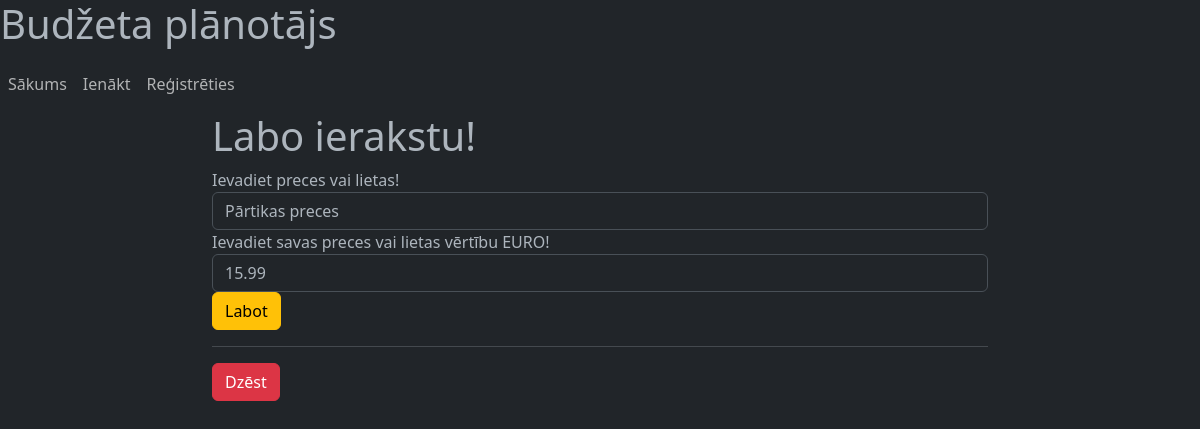
/28/labot, run on an earlier commit of the app's database.
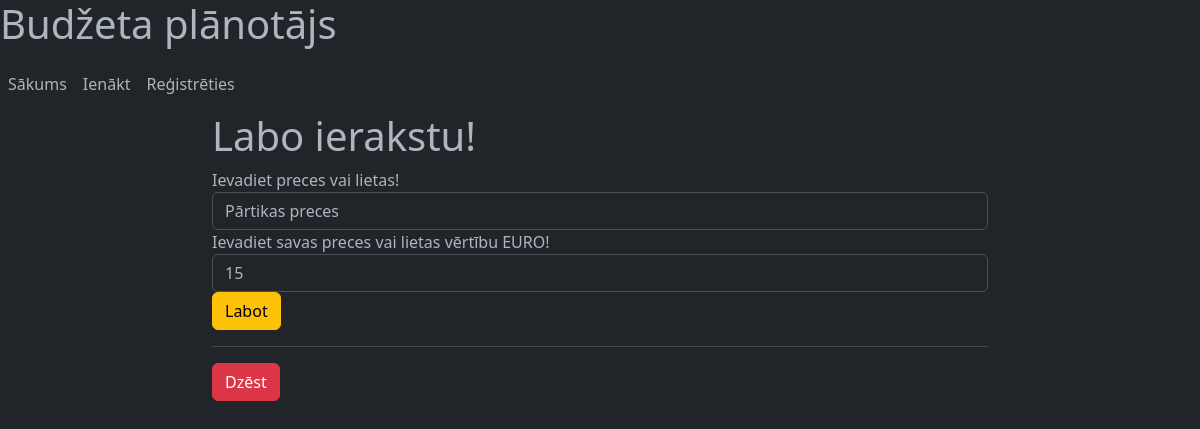
And on a later commit of the database.
### tables this page shows
CREATE TABLE "planotajs" (
	"id"	INTEGER,
	"prece"	BLOB,
	"cena"	NUMERIC,
	"liet_id"	INTEGER,
	"kategorija"	INTEGER,
	PRIMARY KEY("id" AUTOINCREMENT),
	FOREIGN KEY("kategorija") REFERENCES "kategorija"("id")
);

### app.py (the view, shortened to what this page needs)
@app.route("/<int:id>/labot", methods=['GET', 'POST'])  # Ierakstu labošana.
def labot(id):
    planotajs = sanemt(id)
    return render_template('labot.html', planotajs=planotajs)

### app.py (called while the page is built)
def savienot(id=None):
    conn = sqlite3.connect('planotajs.db')
    conn.row_factory = sqlite3.Row
    if id:
        return conn.execute("SELECT * FROM planotajs WHERE id = ?", (id,))
    return conn

def sanemt(id):
    conn = savienot()
    ieraksts = conn.execute(
        "SELECT * FROM planotajs WHERE id = ?", (id,)).fetchone()
    conn.close()
    if ieraksts is None:
        ieraksts = {"prece": "Nezināms", "cena": "Nezināms"}
    return ieraksts

### templates/labot.html (shortened to what this page needs)
{% extends "base.html" %}
{% block content %}
    <h1>{% block title %} Labo ierakstu! {% endblock %}</h1>
    <form method="post">
        <div class="form-group">
            <label for="prece">Ievadiet preces vai lietas!</label>
            <input type="text" name="prece" placeholder="Prece vai lieta, piemēram piens, tomāti, utt."
                   placeholder="Nosaukums" class="form-control"
                   value="{{ request.form['prece'] or planotajs['prece'] }}"></input>
        </div>
        <div class="form-group">
            <label for="cena">Ievadiet savas preces vai lietas vērtību EURO!</label>
            <input type="number" step=".01" name="cena" placeholder="Preces vai lietas vērtība EURO, piemēram 1.50, 2.00, utt."
                      class="form-control" value="{{ request.form['cena'] or planotajs['cena']}}"></input>
        </div>
        <div class="form-group">
            <button type="submit" class="btn btn-warning">Labot</button>
        </div>
        <hr>
        <form action="{{ url_for('dzest', id=planotajs['id']) }}" method="POST">
            <button type="submit" value="Dzēst" class="btn btn-danger"
            onlick="return confirm('Vai tiešām vēlaties dzēst ierakstu?')">Dzēst</button>
        </form>
{% endblock %}

### templates/base.html (shortened to what this page needs)
<!DOCTYPE html>
<html lang="en" data-bs-theme="dark">
<head>
    <link href="https://cdn.jsdelivr.net/npm/bootstrap@5.3.0-alpha1/dist/css/bootstrap.min.css" rel="stylesheet">
</head>
<body>
    <h1>Budžeta plānotājs</h1>
    <nav class="navbar navbar-expand-md navbar dark bg-dark">
        <ul class="navbar-nav">
            <li class="nav-item active">
                <a class="nav-link" href="/">Sākums</a>
            </li>
            <li class="nav-item active">
                <a class="nav-link" href="/ienakt">Ienākt</a>
            </li>
            <li class="nav-item active">
                <a class="nav-link" href="/registreties">Reģistrēties</a>
            </li>
        </ul>
    </nav>
    <div class="col-md-8 mx-auto">
    <div class="container">
        {% block content %}{% endblock %}
    </div>
</body>
</html>

What changed in the data, as far as the page shows it:
changed planotajs "Pārtikas preces": cena "15.99" → "15"
